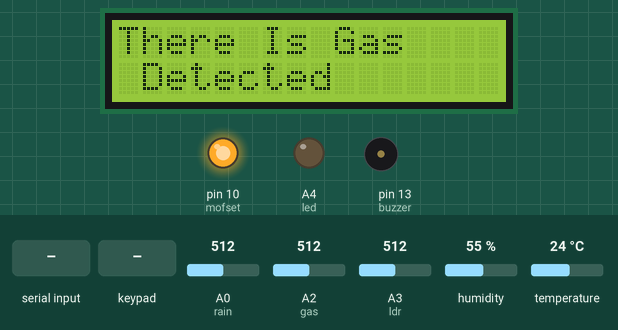
This sketch was run on a simulated Arduino Mega 2560, built with avr-gcc and run on an emulated ATmega2560. On the bench: 16×2 character LCD, output pins drawn as LEDs (lit = HIGH), buzzer (waves = sounding). The inputs (shaded band) are chosen by the test bench; at power-on: A0 (rain) = 512, A2 (gas) = 512, A3 (ldr) = 512, humidity 55 %, temperature 24 °C. What the sketch prints to the serial monitor is not drawn.

Above: at 1.2 s.
1.3 s: "f90\n" received over Serial
At 6.0 s:
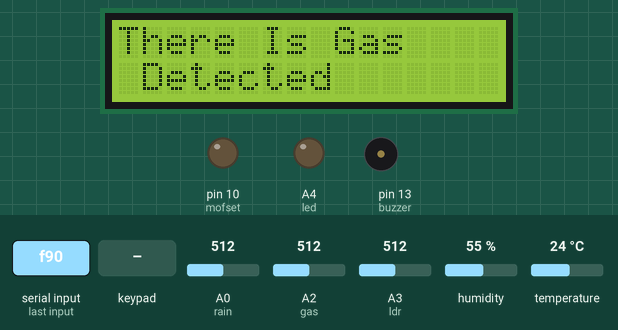
6.6 s: "*" received over Serial
At 8.3 s:
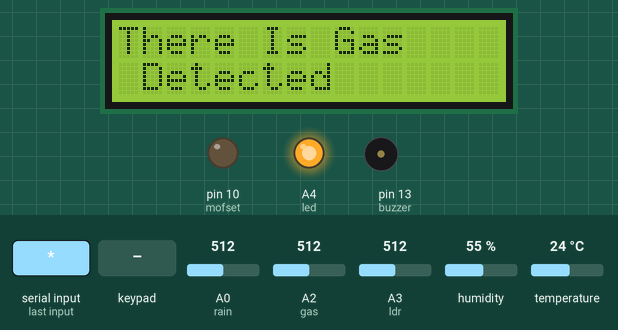
10.1 s: keypad keys 1 2 3 4 pressed 0.4 s apart
At 12.7 s:
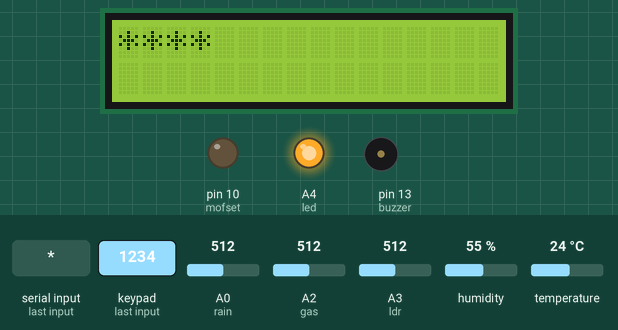
13.2 s: key 'B' pressed
At 14.0 s:
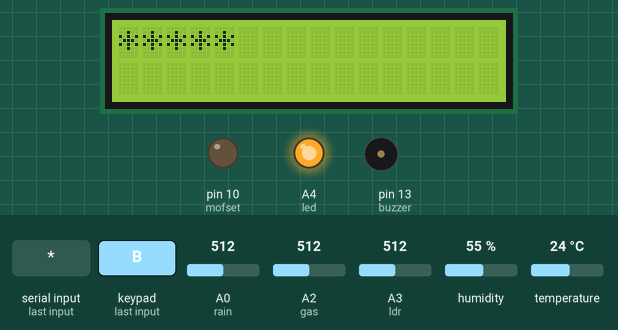
14.7 s: keypad keys 2 8 2 9 2 7 2 6 # pressed 0.4 s apart
At 18.5 s:
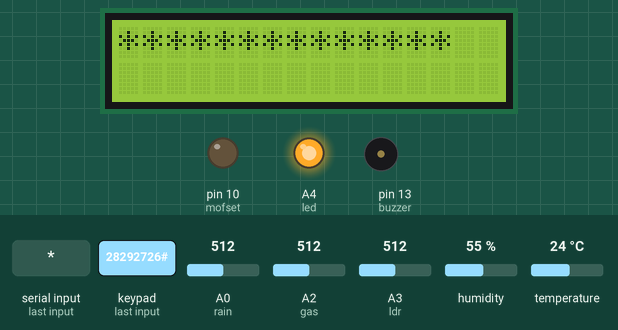
19.8 s: key '*' pressed
At 20.5 s:
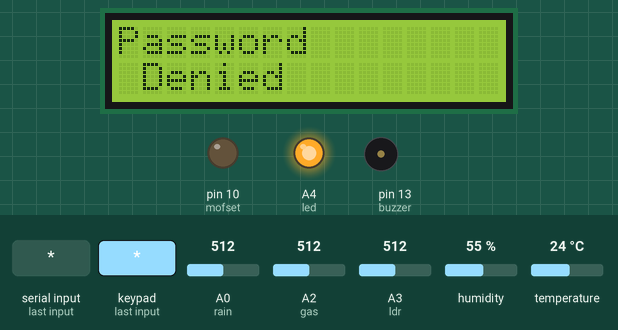
Timing chart, 0 to 22.3 s (numbered marks = the images above; inputs shaded):
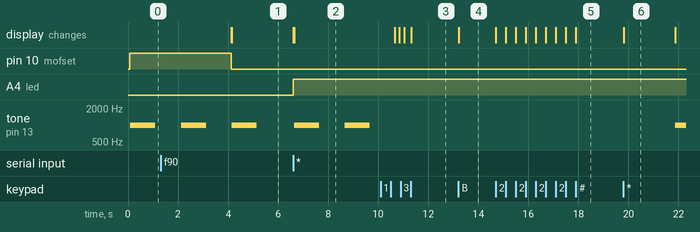

Measured:
- after the input at 1.3 s, pin 10 (mofset): HIGH → LOW after 2.8 s; the display: first changes after 2.8 s (image 1 shows a later state)
- after the input at 6.6 s, A4 (led): LOW → HIGH at once; tone on pin 13 (buzzer): alternates 1000 Hz for 1.0 s and silent for 1.0 s, starting at once; the display: first changes at once (image 2 shows a later state)
- after the input at 10.1 s, tone on pin 13 (buzzer): stays silent (without the input it goes to 1000 Hz after 0.61 s); the display: first changes after 0.57 s (image 3 shows a later state)
- after the input at 13.2 s, the display: changes at once (image 4)
- after the input at 14.7 s, the display: first changes at once (image 5 shows a later state)
- after the input at 19.8 s, tone on pin 13 (buzzer): silent → 1000 Hz after 2.1 s; the display: changes at once (image 6)
- by itself, tone on pin 13 (buzzer): alternates 1000 Hz for 1.0 s and silent for 1.0 s

The sketch:

SoftwareSerialExample.ino
```cpp
#include <Key.h>
#include <Keypad.h>
#include <dht.h>// temp library
#include <LiquidCrystal.h>
//#include<String>
#include <SoftwareSerial.h>
SoftwareSerial mySerial(0,1 );
const int rs = 9, en = 8, d4 =3, d5 = 4, d6 = 5, d7 = 6;
LiquidCrystal lcd(rs, en, d4, d5, d6, d7);
int rain=A0;
int temp=A1;
int gas=A2;
int ldr=A3;
int buzzer=13;
int pir=2;
int mofset=10;
int led=A4;
int brightness=0;
char password[]="1234";
const byte ROWS = 4; //four rows
const byte COLS = 4;
//four columns
//define the symbols on the buttons of the keypads
char hexaKeys[ROWS][COLS] = {
{'1','2','3','A'},
{'4','5','6','B'},
{'7','8','9','C'},
{'*','0','#','D'}
};
byte colPins[ROWS] = { 28,29,27,26}; //connect to the row pinouts of the keypad
byte rowPins[COLS] = {25,24,23,22}; //connect to the column pinouts of the keypad

//initialize an instance of class NewKeypad
Keypad customKeypad = Keypad( makeKeymap(hexaKeys), rowPins, colPins, ROWS, COLS);

dht DHT ;
 unsigned long long timee;
 unsigned long long disp=10000;
void setup() {

lcd.begin(16, 2);
Serial.begin(9600);
pinMode (temp,INPUT);
pinMode (buzzer,OUTPUT);
pinMode (rain,INPUT);
pinMode (gas,INPUT);
pinMode (ldr,INPUT);
pinMode (pir,INPUT);
pinMode(mofset,OUTPUT);
pinMode(led,OUTPUT);
digitalWrite(mofset,HIGH);
}
void buzz()
{
 tone(buzzer,1000);
 delay(1000);
 noTone(buzzer);
 delay(1000);
}
void loop() {
  timee=millis();
  String pass="";
   char Key = customKeypad.getKey();
    if(Key){lcd.clear();
      pass+=Key;
    lcd.print("*");
 while (true){
  Serial.println(Key);
Key = customKeypad.getKey();

 if(Key){
 if(Key=='*')break;
  pass+=Key;
  lcd.print("*");
 }
  }
  lcd.clear();
    if(pass==password)
 { lcd.print("Password");
 lcd.setCursor(1,1);
 lcd.print("Accepted");
  delay(2000);}
  else
  {
   lcd.print("Password ");
    lcd.setCursor(1,1);
 lcd.print("Denied");
   delay(2000);
  }
    }


///////////// temp
   DHT.read11(temp);
    if(timee>disp)
    {disp+=10000;
    lcd.clear();
     Serial.print("Current humidity = ");
    Serial.print((int)(DHT.humidity));
    Serial.print("%  ");
    Serial.print("temperature = ");
    Serial.print((int)(DHT.temperature));
    Serial.println("C");
    Serial.println("Gas Reading: ");Serial.print(analogRead(gas));
    Serial.println("");
  lcd.print("temperature =");
  lcd.print(DHT.temperature);
    lcd.print("C");
  lcd.setCursor(1,1);
  lcd.print("humidity = ");
   lcd.print(DHT.humidity);
    }
 //////////////// gas
  if(analogRead(gas)>500){   lcd.clear();
    Serial.println("There Is Gas Detected");
    lcd.print("There Is Gas");
  lcd.setCursor(1,1);
  lcd.print("Detected");
buzz();}
///////////////////RAIN
  if(analogRead(rain)<400){
     lcd.clear();
    Serial.println("There Is Rain Outside");
    lcd.print("There Is Rain");
  lcd.setCursor(1,1);
  lcd.print("   Outside");
buzz();
 lcd.clear();
}

   //////////////ldr
if(analogRead(ldr)<150)
  { Serial.println("It's Dark Do you want to turn on the lights?(y/n)");
  while(Serial.available() == 0){}
    char ch=Serial.read();
    if(ch=='y') brightness=255;
    else
     brightness=0;
 }

   //////////////
  /////////////////fan


///////////////// bluetooth

if (Serial.available())
   {char customKey = Serial.read();
if ((char)(customKey)=='f')
 {lcd.clear();
  digitalWrite(mofset,LOW);
 lcd.print("Turn Off The Fan");
 }
   else{
    brightness=0;
    // Serial.println(brightness);

      brightness=(brightness*10)+(customKey-48);
 while (true){
customKey = Serial.read();
 if(customKey){
 if(customKey=='*')break;
  brightness=(brightness*10)+(customKey-48);

 }
 }
   if (brightness==0)
{lcd.clear();
  lcd.print("Turn Off The Lights");
   Serial.println("Turn Off The Lights");}

   else
  {lcd.clear();
    lcd.print("Turn On The Lights");
   Serial.println("Turn On The Lights");}
   }
   }

   /////////////
   analogWrite(led,brightness);
}
```
